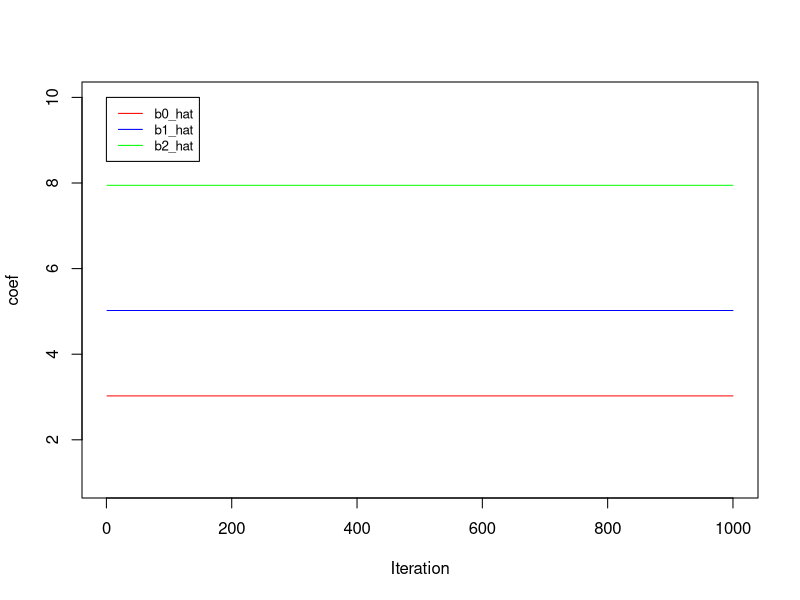
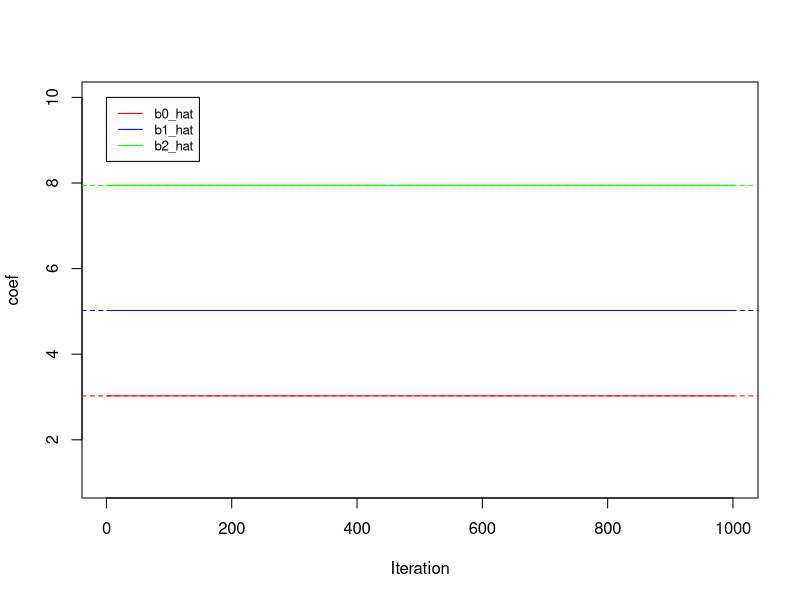

These charts were generated, in order, by the following R code:

set.seed(1)
x1 = rnorm(100)
x2 = rnorm(100)
err = rnorm(100)

b0 = 3
b1 = 5
b2 = 8
y = b0 + b1*x1 + b2*x2 + err 

b1_hat = 6
m = y-b1_hat*x1
b2_hat = lm(m~x2)$coef[2]
b2_hat

m=y-b2_hat*x2
b1_hat = lm(m~x1)$coef[2]
b1_hat

b1_hat = 6
b0_hat_lst = c()
b1_hat_lst = c()
b2_hat_lst = c()

for(i in 1:1000){
    m1 = y-b1_hat*x1
    model = lm(m1~x2)
    b2_hat = model$coef[2]
    
    m2 = y-b2_hat*x2
    model = lm(m2~x1)
    b1_hat = model$coef[2]
    
    b0_hat_lst[i]=model$coef[1]
    b1_hat_lst[i]=b1_hat
    b2_hat_lst[i]=b2_hat
}

plot(NULL,NULL,xlab="Iteration",ylab="coef",xlim=c(1,1000),ylim=c(1,10))
lines(b0_hat_lst,col="red")
lines(b1_hat_lst,col="blue")
lines(b2_hat_lst,col="green")
legend(0,10,legend=c("b0_hat","b1_hat","b2_hat"),col=c("red","blue","green"),lty=1, cex=0.8)

lm.model = lm(y~x1+x2)
summary(lm.model)

plot(NULL,NULL,xlab="Iteration",ylab="coef",xlim=c(1,1000),ylim=c(1,10))
lines(b0_hat_lst,col="red")
lines(b1_hat_lst,col="blue")
lines(b2_hat_lst,col="green")
abline(lm.model$coef[1],0,col="red",lty=2)
abline(lm.model$coef[2],0,col="blue",lty=2)
abline(lm.model$coef[3],0,col="green",lty=2)
legend(0,10,legend=c("b0_hat","b1_hat","b2_hat"),col=c("red","blue","green"),lty=1, cex=0.8)

b1_hat = 6
b0_hat_lst = c()
b1_hat_lst = c()
b2_hat_lst = c()

for(i in 1:2){
    m1 = y-b1_hat*x1
    model = lm(m1~x2)
    b2_hat = model$coef[2]
    
    m2 = y-b2_hat*x2
    model = lm(m2~x1)
    b1_hat = model$coef[2]
    
    b0_hat_lst[i]=model$coef[1]
    b1_hat_lst[i]=b1_hat
    b2_hat_lst[i]=b2_hat
}

b0_hat_lst[2]

b1_hat_lst[2]

b2_hat_lst[2]


